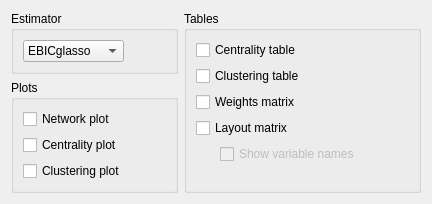
       <widget class="QWidget" name="analysisOptions_2" native="true">
        <layout class="QGridLayout" name="gridLayout_6">
         <property name="sizeConstraint">
          <enum>QLayout::SetNoConstraint</enum>
         </property>
         <item row="2" column="1">
          <widget class="BoundGroupBox" name="correlationMethod_2">
           <property name="sizePolicy">
            <sizepolicy hsizetype="Preferred" vsizetype="Preferred">
             <horstretch>0</horstretch>
             <verstretch>0</verstretch>
            </sizepolicy>
           </property>
           <property name="title">
            <string>Estimator</string>
           </property>
           <property name="flat">
            <bool>false</bool>
           </property>
           <layout class="QGridLayout" name="gridLayout_50">
            <item row="2" column="1">
             <spacer name="horizontalSpacer_31">
              <property name="orientation">
               <enum>Qt::Horizontal</enum>
              </property>
              <property name="sizeHint" stdset="0">
               <size>
                <width>40</width>
                <height>20</height>
               </size>
              </property>
             </spacer>
            </item>
            <item row="2" column="0">
             <widget class="BoundComboBox" name="estimator">
              <property name="enabled">
               <bool>true</bool>
              </property>
              <property name="sizePolicy">
               <sizepolicy hsizetype="Fixed" vsizetype="Fixed">
                <horstretch>0</horstretch>
                <verstretch>0</verstretch>
               </sizepolicy>
              </property>
              <item>
               <property name="text">
                <string>EBICglasso</string>
               </property>
              </item>
              <item>
               <property name="text">
                <string>cor</string>
               </property>
              </item>
              <item>
               <property name="text">
                <string>pcor</string>
               </property>
              </item>
              <item>
               <property name="text">
                <string>IsingFit</string>
               </property>
              </item>
              <item>
               <property name="text">
                <string>IsingSampler</string>
               </property>
              </item>
              <item>
               <property name="text">
                <string>huge</string>
               </property>
              </item>
              <item>
               <property name="text">
                <string>adalasso</string>
               </property>
              </item>
              <item>
               <property name="text">
                <string>mgm</string>
               </property>
              </item>
             </widget>
            </item>
           </layout>
          </widget>
         </item>
         <item row="3" column="1">
          <widget class="BoundGroupBox" name="correlationMethod_3">
           <property name="sizePolicy">
            <sizepolicy hsizetype="Preferred" vsizetype="Preferred">
             <horstretch>0</horstretch>
             <verstretch>0</verstretch>
            </sizepolicy>
           </property>
           <property name="title">
            <string>Plots</string>
           </property>
           <property name="flat">
            <bool>false</bool>
           </property>
           <layout class="QGridLayout" name="gridLayout_51">
            <item row="2" column="0">
             <widget class="BoundCheckBox" name="plotNetwork">
              <property name="sizePolicy">
               <sizepolicy hsizetype="Fixed" vsizetype="Fixed">
                <horstretch>0</horstretch>
                <verstretch>0</verstretch>
               </sizepolicy>
              </property>
              <property name="text">
               <string>Network plot</string>
              </property>
             </widget>
            </item>
            <item row="2" column="1">
             <spacer name="horizontalSpacer_32">
              <property name="orientation">
               <enum>Qt::Horizontal</enum>
              </property>
              <property name="sizeHint" stdset="0">
               <size>
                <width>40</width>
                <height>20</height>
               </size>
              </property>
             </spacer>
            </item>
            <item row="3" column="0">
             <widget class="BoundCheckBox" name="plotCentrality">
              <property name="sizePolicy">
               <sizepolicy hsizetype="Fixed" vsizetype="Fixed">
                <horstretch>0</horstretch>
                <verstretch>0</verstretch>
               </sizepolicy>
              </property>
              <property name="text">
               <string>Centrality plot</string>
              </property>
             </widget>
            </item>
            <item row="4" column="0">
             <widget class="BoundCheckBox" name="plotClustering">
              <property name="sizePolicy">
               <sizepolicy hsizetype="Fixed" vsizetype="Fixed">
                <horstretch>0</horstretch>
                <verstretch>0</verstretch>
               </sizepolicy>
              </property>
              <property name="text">
               <string>Clustering plot</string>
              </property>
             </widget>
            </item>
           </layout>
          </widget>
         </item>
         <item row="2" column="2" rowspan="2">
          <widget class="BoundGroupBox" name="isingEstimator_2">
           <property name="sizePolicy">
            <sizepolicy hsizetype="Preferred" vsizetype="Preferred">
             <horstretch>0</horstretch>
             <verstretch>0</verstretch>
            </sizepolicy>
           </property>
           <property name="title">
            <string>Tables</string>
           </property>
           <property name="flat">
            <bool>false</bool>
           </property>
           <layout class="QGridLayout" name="gridLayout_7">
            <item row="5" column="0">
             <widget class="BoundCheckBox" name="tableClustering">
              <property name="sizePolicy">
               <sizepolicy hsizetype="Fixed" vsizetype="Fixed">
                <horstretch>0</horstretch>
                <verstretch>0</verstretch>
               </sizepolicy>
              </property>
              <property name="text">
               <string>Clustering table</string>
              </property>
             </widget>
            </item>
            <item row="4" column="0">
             <widget class="BoundCheckBox" name="tableCentrality">
              <property name="sizePolicy">
               <sizepolicy hsizetype="Fixed" vsizetype="Fixed">
                <horstretch>0</horstretch>
                <verstretch>0</verstretch>
               </sizepolicy>
              </property>
              <property name="text">
               <string>Centrality table</string>
              </property>
             </widget>
            </item>
            <item row="7" column="0">
             <widget class="BoundCheckBox" name="tableLayout">
              <property name="sizePolicy">
               <sizepolicy hsizetype="Fixed" vsizetype="Fixed">
                <horstretch>0</horstretch>
                <verstretch>0</verstretch>
               </sizepolicy>
              </property>
              <property name="text">
               <string>Layout matrix</string>
              </property>
             </widget>
            </item>
            <item row="8" column="0">
             <widget class="QWidget" name="widgetTableLayoutValuesOnly" native="true">
              <property name="enabled">
               <bool>false</bool>
              </property>
              <layout class="QGridLayout" name="gridLayout_27">
               <property name="leftMargin">
                <number>24</number>
               </property>
               <property name="topMargin">
                <number>0</number>
               </property>
               <property name="bottomMargin">
                <number>0</number>
               </property>
               <item row="0" column="0">
                <widget class="BoundCheckBox" name="tableLayoutValuesOnly">
                 <property name="text">
                  <string>Show variable names</string>
                 </property>
                </widget>
               </item>
              </layout>
             </widget>
            </item>
            <item row="6" column="0">
             <widget class="BoundCheckBox" name="tableWeightsMatrix">
              <property name="sizePolicy">
               <sizepolicy hsizetype="Fixed" vsizetype="Fixed">
                <horstretch>0</horstretch>
                <verstretch>0</verstretch>
               </sizepolicy>
              </property>
              <property name="text">
               <string>Weights matrix</string>
              </property>
             </widget>
            </item>
            <item row="4" column="1">
             <spacer name="horizontalSpacer_28">
              <property name="orientation">
               <enum>Qt::Horizontal</enum>
              </property>
              <property name="sizeHint" stdset="0">
               <size>
                <width>40</width>
                <height>20</height>
               </size>
              </property>
             </spacer>
            </item>
            <item row="9" column="0">
             <spacer name="verticalSpacer_12">
              <property name="orientation">
               <enum>Qt::Vertical</enum>
              </property>
              <property name="sizeHint" stdset="0">
               <size>
                <width>20</width>
                <height>5</height>
               </size>
              </property>
             </spacer>
            </item>
           </layout>
          </widget>
         </item>
        </layout>
       </widget>
